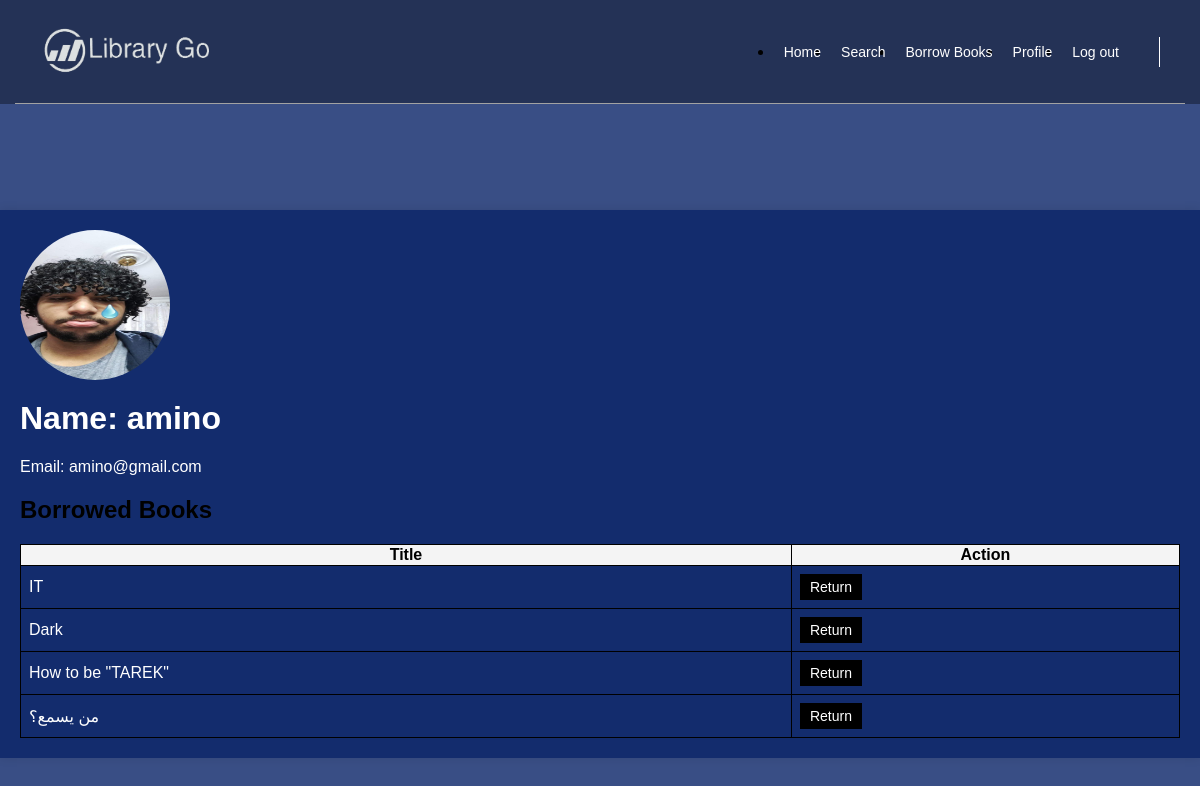
The app's page /userBookList/ (signed in), older data.
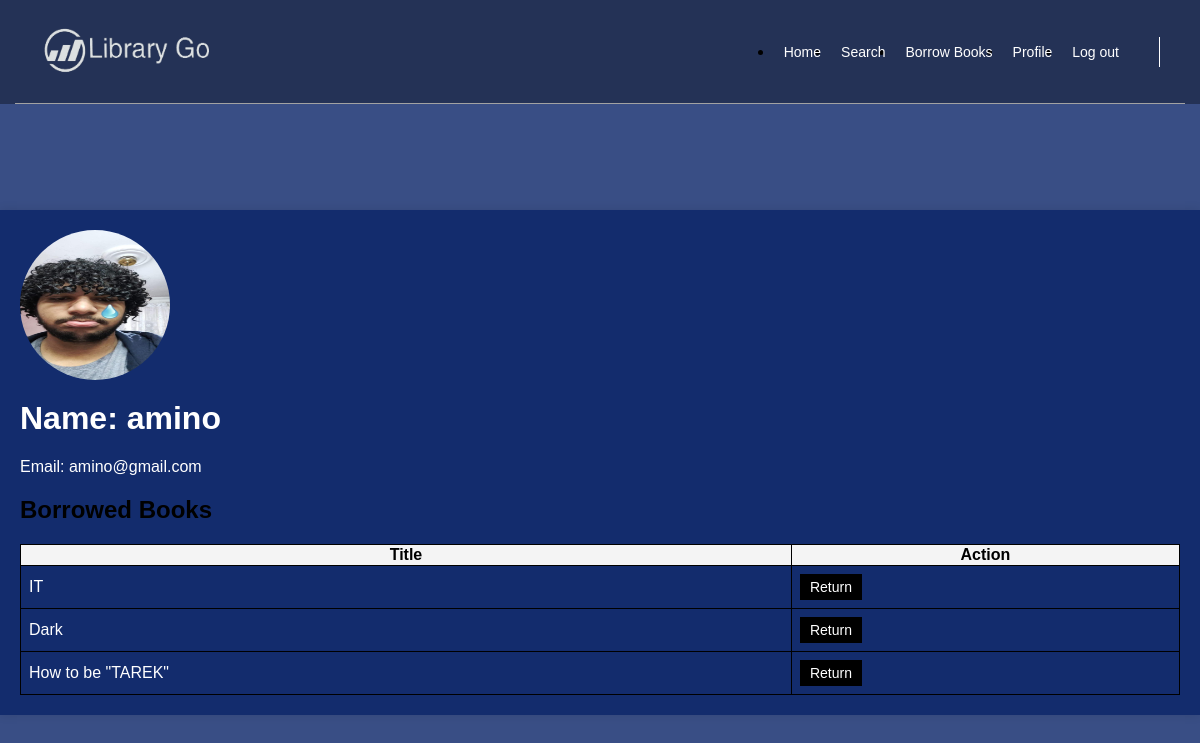
The same page, newer data.
### workingApp/models.py (models this page shows, shortened)
class Book(models.Model):
    BOOK_CATEGORIES = (
        ('FICTION', 'Fiction'),
        ('NON_FICTION', 'Non-fiction'),
        ('SCIENCE', 'Science'),
        ('HISTORY', 'History'),
        ('BIOGRAPHY', 'Biography'),
        ('REKA', 'Reka'),
    )
    id = models.IntegerField(primary_key=True)
    title = models.CharField(max_length=200)
    author = models.CharField(max_length=100)
    isbn = models.CharField(max_length=13 ,null=True)
    pub_date = models.DateField(null=True)
    image = models.ImageField(upload_to='photo', blank=True, null=True)
    details = models.TextField(null=True, blank=True)
    available = models.BooleanField(default=True)
    category = models.CharField(max_length=100, choices=BOOK_CATEGORIES)
    borrowingDate=models.TimeField(null=True)

### workingApp/views.py (the view)
# urls.py: path('userBookList/',views.userBookList,name='userBookList'),
def userBookList(request):
    user_profile = UserProfile.objects.get(user=request.user)
    books = user_profile.book_list.all()
    context = {
        'books': books,
        'user_profile': user_profile,
        'user': request.user,
    }
    return render(request, 'pages/userBookList.html', context)

### templates/pages/userBookList.html (shortened to what this page needs)
{% load static %}
<!DOCTYPE html>
<html lang="en">
<head>
</head>
<body>
    <header>
        <div class="container">
            <a href="#" class="logo">
                <img  style="width: 200px; height: 100px; padding: 0 30px;" decoding="async" src="{% static 'images/amino.png' %}" alt="Logo" />
            </a>
            <nav>
                <ul>
                    <li><a  href="{% url 'User_Home' %}">Home</a></li>
            <li><a href="{% url 'userSearchBooks' %}">Search</a></li>
            <li><a href="{% url 'userBorrowBook' %}">Borrow Books</a></li>
            <li><a href="{% url 'userBookList' %}">Profile</a></li>
            <li><a href="{% url  'login' %}">Log out</a></li>
                </ul>
                <div class="form">
                </div>
            </nav>
        </div>
    </header>
    <div class="profile-container">
        <div class="profile-photo">
            {% if user_profile.userPhoto %}
                <img src="{{ user_profile.userPhoto.url }}" alt="Profile Photo">
            {% else %}
                <img src="{% static 'images/businessman-character-avatar-isolated_24877-60111.jpg' %}" alt="Default Profile Photo">
            {% endif %}
        </div>
        <div class="profile-info">
            <h1>Name: {{ user.username }}</h1>
            <p>Email: {{ user.email }}</p>
            <h2>Borrowed Books</h2>
            <table>
                <thead>
                    <tr>
                        <th>Title</th>
                        <th>Action</th>
                    </tr>
                </thead>
                <tbody>
                    {% for book in books %}
                    <tr id="book-{{ book.id }}">
                        <td>{{ book.title }}</td>
                        <td>
                            <form id="returnBookForm-{{ book.id }}" method="post" action="{% url 'return_book' %}">
                                <button type="submit" onclick="returnBook(event, {{ book.id }})">Return</button>
                            </form>
                        </td>
                    </tr>
                {% endfor %}
                </tbody>
            </table>
        </div>
    </div>
</body>
</html>

Row changes from the older to the newer data that the page shows:
removed Book: title "من يسمع؟"
